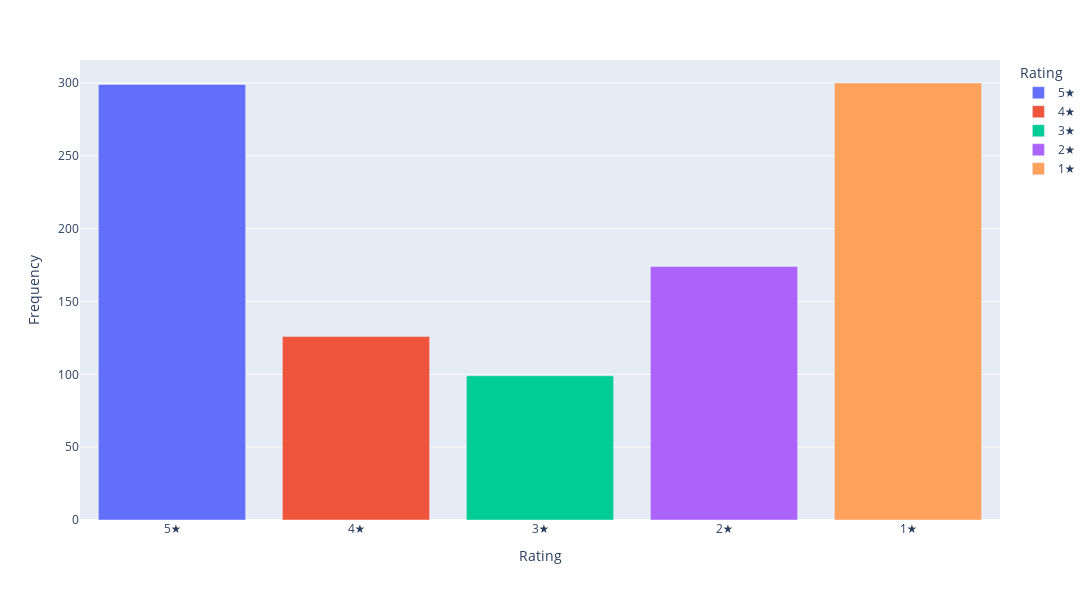

The code cell stored with this chart in its notebook:
### Code cell
import plotly.express as px
data={'Rating':['5★','4★','3★','2★','1★'],'Frequency':[299, 126, 99, 174, 300]}
bar_df = pd.DataFrame(data)
bar_plot = px.bar(bar_df,x='Rating',y='Frequency',hover_data=['Frequency'],
                  color='Rating',height=600,width=1100)
# bar_plot.update_traces(title='User Rating')
bar_plot.show()

### Figure 1 — Plotly figure (JSON) as saved in the notebook; plotly's stock layout.template omitted (floating-point values rounded to 4 significant figures)
{"data": [{"alignmentgroup": "True", "customdata": [[299]], "hovertemplate": "Rating=%{x}<br>Frequency=%{customdata[0]}<extra></extra>", "legendgroup": "5★", "marker": {"color": "#636efa"}, "name": "5★", "offsetgroup": "5★", "orientation": "v", "showlegend": true, "textposition": "auto", "type": "bar", "x": ["5★"], "xaxis": "x", "y": [299], "yaxis": "y"}, {"alignmentgroup": "True", "customdata": [[126]], "hovertemplate": "Rating=%{x}<br>Frequency=%{customdata[0]}<extra></extra>", "legendgroup": "4★", "marker": {"color": "#EF553B"}, "name": "4★", "offsetgroup": "4★", "orientation": "v", "showlegend": true, "textposition": "auto", "type": "bar", "x": ["4★"], "xaxis": "x", "y": [126], "yaxis": "y"}, {"alignmentgroup": "True", "customdata": [[99]], "hovertemplate": "Rating=%{x}<br>Frequency=%{customdata[0]}<extra></extra>", "legendgroup": "3★", "marker": {"color": "#00cc96"}, "name": "3★", "offsetgroup": "3★", "orientation": "v", "showlegend": true, "textposition": "auto", "type": "bar", "x": ["3★"], "xaxis": "x", "y": [99], "yaxis": "y"}, {"alignmentgroup": "True", "customdata": [[174]], "hovertemplate": "Rating=%{x}<br>Frequency=%{customdata[0]}<extra></extra>", "legendgroup": "2★", "marker": {"color": "#ab63fa"}, "name": "2★", "offsetgroup": "2★", "orientation": "v", "showlegend": true, "textposition": "auto", "type": "bar", "x": ["2★"], "xaxis": "x", "y": [174], "yaxis": "y"}, {"alignmentgroup": "True", "customdata": [[300]], "hovertemplate": "Rating=%{x}<br>Frequency=%{customdata[0]}<extra></extra>", "legendgroup": "1★", "marker": {"color": "#FFA15A"}, "name": "1★", "offsetgroup": "1★", "orientation": "v", "showlegend": true, "textposition": "auto", "type": "bar", "x": ["1★"], "xaxis": "x", "y": [300], "yaxis": "y"}], "layout": {"barmode": "relative", "height": 600, "legend": {"title": {"text": "Rating"}, "tracegroupgap": 0}, "margin": {"t": 60}, "width": 1100, "xaxis": {"anchor": "y", "categoryarray": ["5★", "4★", "3★", "2★", "1★"], "categoryorder": "array", "domain": [0, 1], "title": {"text": "Rating"}}, "yaxis": {"anchor": "x", "domain": [0, 1], "title": {"text": "Frequency"}}}}
